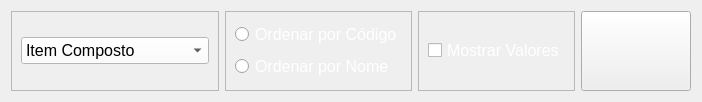
                <widget class="QWidget" name="tab_4">
                 <attribute name="title">
                  <string>Filtrar Itens por Itens Compostos</string>
                 </attribute>
                 <layout class="QHBoxLayout" name="horizontalLayout_7">
                  <item>
                   <widget class="QFrame" name="frame_48">
                    <property name="frameShape">
                     <enum>QFrame::StyledPanel</enum>
                    </property>
                    <property name="frameShadow">
                     <enum>QFrame::Raised</enum>
                    </property>
                    <layout class="QVBoxLayout" name="verticalLayout_47">
                     <item>
                      <widget class="QComboBox" name="comboBox_5">
                       <property name="font">
                        <font>
                         <pointsize>12</pointsize>
                        </font>
                       </property>
                       <property name="styleSheet">
                        <string notr="true">background-color: rgb(255, 255, 255);</string>
                       </property>
                       <property name="currentText">
                        <string>Item Composto</string>
                       </property>
                       <property name="currentIndex">
                        <number>0</number>
                       </property>
                       <property name="placeholderText">
                        <string>Selecione uma Opção</string>
                       </property>
                       <item>
                        <property name="text">
                         <string>Item Composto</string>
                        </property>
                       </item>
                      </widget>
                     </item>
                    </layout>
                   </widget>
                  </item>
                  <item>
                   <widget class="QFrame" name="frame_49">
                    <property name="frameShape">
                     <enum>QFrame::StyledPanel</enum>
                    </property>
                    <property name="frameShadow">
                     <enum>QFrame::Raised</enum>
                    </property>
                    <layout class="QVBoxLayout" name="verticalLayout_46">
                     <item>
                      <widget class="QRadioButton" name="radioButton_19">
                       <property name="font">
                        <font>
                         <pointsize>12</pointsize>
                        </font>
                       </property>
                       <property name="styleSheet">
                        <string notr="true">color: rgb(255, 255, 255);</string>
                       </property>
                       <property name="text">
                        <string>Ordenar por Código</string>
                       </property>
                      </widget>
                     </item>
                     <item>
                      <widget class="QRadioButton" name="radioButton_18">
                       <property name="font">
                        <font>
                         <pointsize>12</pointsize>
                        </font>
                       </property>
                       <property name="styleSheet">
                        <string notr="true">color: rgb(255, 255, 255);</string>
                       </property>
                       <property name="text">
                        <string>Ordenar por Nome</string>
                       </property>
                      </widget>
                     </item>
                    </layout>
                   </widget>
                  </item>
                  <item>
                   <widget class="QFrame" name="frame_50">
                    <property name="frameShape">
                     <enum>QFrame::StyledPanel</enum>
                    </property>
                    <property name="frameShadow">
                     <enum>QFrame::Raised</enum>
                    </property>
                    <layout class="QVBoxLayout" name="verticalLayout_48">
                     <item>
                      <widget class="QCheckBox" name="checkBox_6">
                       <property name="font">
                        <font>
                         <pointsize>12</pointsize>
                        </font>
                       </property>
                       <property name="styleSheet">
                        <string notr="true">color: rgb(255, 255, 255);</string>
                       </property>
                       <property name="text">
                        <string>Mostrar Valores</string>
                       </property>
                      </widget>
                     </item>
                    </layout>
                   </widget>
                  </item>
                  <item>
                   <widget class="QPushButton" name="pushButton_7">
                    <property name="minimumSize">
                     <size>
                      <width>110</width>
                      <height>80</height>
                     </size>
                    </property>
                    <property name="styleSheet">
                     <string notr="true">image: url(:/imagens/imagens/impressoras.png);</string>
                    </property>
                    <property name="text">
                     <string/>
                    </property>
                   </widget>
                  </item>
                 </layout>
                </widget>
